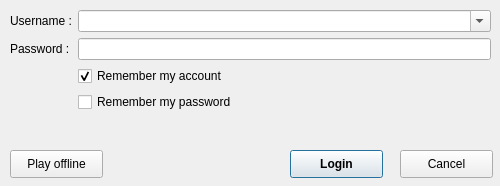
<?xml version="1.0" encoding="UTF-8"?>
<ui version="4.0">
 <class>loginDialog</class>
 <widget class="QDialog" name="loginDialog">
  <property name="windowModality">
   <enum>Qt::WindowModal</enum>
  </property>
  <property name="geometry">
   <rect>
    <x>0</x>
    <y>0</y>
    <width>500</width>
    <height>186</height>
   </rect>
  </property>
  <property name="sizePolicy">
   <sizepolicy hsizetype="Fixed" vsizetype="Fixed">
    <horstretch>0</horstretch>
    <verstretch>0</verstretch>
   </sizepolicy>
  </property>
  <property name="contextMenuPolicy">
   <enum>Qt::NoContextMenu</enum>
  </property>
  <property name="windowTitle">
   <string>Minecraft Login</string>
  </property>
  <property name="locale">
   <locale language="English" country="UnitedKingdom"/>
  </property>
  <widget class="QWidget" name="formLayoutWidget">
   <property name="geometry">
    <rect>
     <x>10</x>
     <y>10</y>
     <width>481</width>
     <height>131</height>
    </rect>
   </property>
   <layout class="QFormLayout" name="formLayout">
    <property name="fieldGrowthPolicy">
     <enum>QFormLayout::AllNonFixedFieldsGrow</enum>
    </property>
    <item row="0" column="0">
     <widget class="QLabel" name="labelUsername">
      <property name="text">
       <string>Username :</string>
      </property>
      <property name="scaledContents">
       <bool>false</bool>
      </property>
     </widget>
    </item>
    <item row="0" column="1">
     <widget class="QComboBox" name="username">
      <property name="editable">
       <bool>true</bool>
      </property>
      <property name="currentText">
       <string/>
      </property>
      <property name="insertPolicy">
       <enum>QComboBox::InsertAtTop</enum>
      </property>
      <property name="frame">
       <bool>true</bool>
      </property>
     </widget>
    </item>
    <item row="3" column="1">
     <widget class="QLineEdit" name="password">
      <property name="echoMode">
       <enum>QLineEdit::Password</enum>
      </property>
     </widget>
    </item>
    <item row="3" column="0">
     <widget class="QLabel" name="labelPassword">
      <property name="text">
       <string>Password :</string>
      </property>
     </widget>
    </item>
    <item row="4" column="1">
     <widget class="QCheckBox" name="rememberAccount">
      <property name="text">
       <string>Remember my account</string>
      </property>
      <property name="checked">
       <bool>true</bool>
      </property>
     </widget>
    </item>
    <item row="5" column="1">
     <widget class="QCheckBox" name="rememberPassword">
      <property name="text">
       <string>Remember my password</string>
      </property>
     </widget>
    </item>
   </layout>
  </widget>
  <widget class="QPushButton" name="cancelButton">
   <property name="geometry">
    <rect>
     <x>400</x>
     <y>150</y>
     <width>93</width>
     <height>28</height>
    </rect>
   </property>
   <property name="text">
    <string>Cancel</string>
   </property>
  </widget>
  <widget class="QPushButton" name="loginButton">
   <property name="geometry">
    <rect>
     <x>290</x>
     <y>150</y>
     <width>93</width>
     <height>28</height>
    </rect>
   </property>
   <property name="font">
    <font>
     <weight>75</weight>
     <bold>true</bold>
    </font>
   </property>
   <property name="text">
    <string>Login</string>
   </property>
   <property name="default">
    <bool>true</bool>
   </property>
  </widget>
  <widget class="QPushButton" name="playOfflineButton">
   <property name="geometry">
    <rect>
     <x>10</x>
     <y>150</y>
     <width>93</width>
     <height>28</height>
    </rect>
   </property>
   <property name="text">
    <string>Play offline</string>
   </property>
  </widget>
 </widget>
 <resources/>
 <connections/>
</ui>
